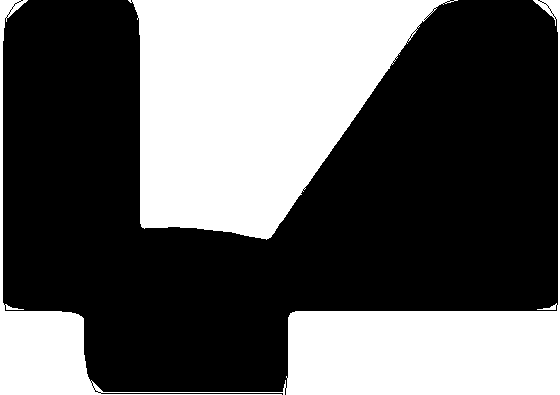
#> input picture cropped/cropped_p1-1_0002.bmp, 560 x 395 px
$ jupyter execute --allow-errors p1_fitting.ipynb
#> lines starting #> are read from the running program, lines starting #| are printed output that depends on the picture; after the words box and inside, x2 and y2 are one past the last pixel; in counts of white or black regions, pixels touching at a corner belong together
[cell 1]
# 拟合并且保存图片
import csv
import cv2
import numpy as np
import matplotlib.pyplot as plt
from scipy.optimize import curve_fit
from matplotlib.patches import Circle
import os
# from scipy.optimize import curve_fit

def circle(x, cx, cy, r):
    return np.sqrt(r**2 - (x - cx)**2) + cy


# 创建一个列表，用于存储圆心和半径
circle_data = []
# 读取黑白图片
filename = 'cropped_p1-1_0036.bmp'
folder_path = './cropped/cropped_p1-1/'
# os.path.join(output_path, 'fitted_'+filename)
image = cv2.imread(os.path.join(folder_path, filename), cv2.IMREAD_GRAYSCALE)
# image = cv2.imread('./cropped/cropped_p2-1_0015.bmp', cv2.IMREAD_GRAYSCALE)
#> (the rest of this cell did not finish here and is left out)

[cell 2]
import cv2
import numpy as np
import matplotlib.pyplot as plt
from scipy.optimize import curve_fit
from matplotlib.patches import Circle
# from scipy.optimize import curve_fit

def circle(x, cx, cy, r):
    return np.sqrt(r**2 - (x - cx)**2) + cy

# 读取黑白图片
image = cv2.imread('./cropped/cropped_p1-1_0002.bmp', cv2.IMREAD_GRAYSCALE)
#> image: shape (395, 560); 37.5% white; 2 white regions, box (x1, y1, x2, y2) and area: (128, 0, 458, 240) 50205, (0, 0, 560, 395) 32742
plt.imshow(image)
width, length = image.shape
#> width = 395; length = 560
print(width)
#| 395

# 定义特定区域的边界框 [start_row:end_row, start_col:end_col]

start_row, end_row = 200, 280  # 请根据实际情况调整
start_col, end_col = 135, 275
# imgcrop = image.crop((start_row, start_col, end_row, end_col))
# plt.imshow(imgcrop)

# 裁剪图像
cropped_image = image[start_row:end_row, start_col:end_col]
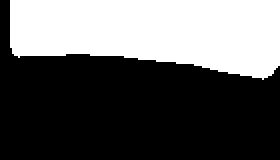
#> cropped_image: shape (80, 140) (shown 2 times larger); 37.7% white; 1 white region, box (x1, y1, x2, y2) and area: (5, 0, 140, 40) 4217
plt.imshow(cropped_image)
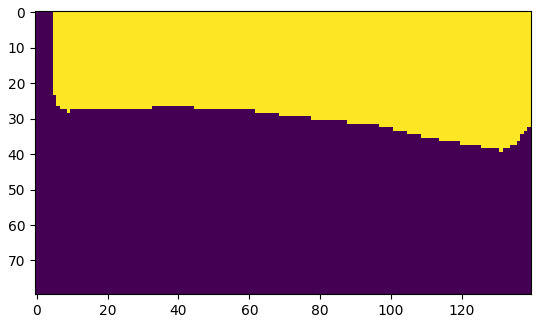
#> figure drawn by matplotlib, 1 panel

$ run again, with cropped/cropped_p4-1_0016.bmp copied over cropped/cropped_p1-1_0002.bmp
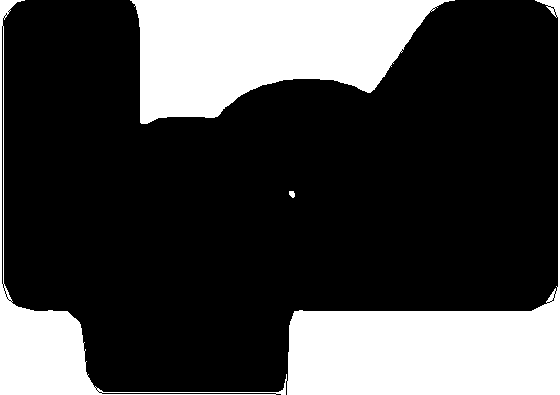
#> input picture cropped/cropped_p4-1_0016.bmp, 560 x 395 px
#> image: shape (395, 560); 26.5% white; 3 white regions, box (x1, y1, x2, y2) and area: (0, 0, 560, 395) 32737, (130, 0, 455, 124) 25875, (289, 191, 295, 198) 33
#| 395
#> cropped_image: shape (80, 140); every value is 0
#> `[cell 2] import cv2 import numpy as np import matplotlib.pyplot as plt..`:
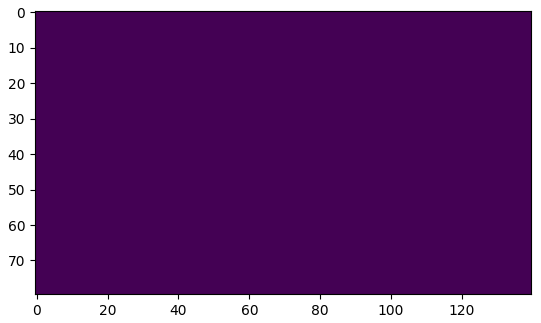
#> figure drawn by matplotlib, 1 panel
